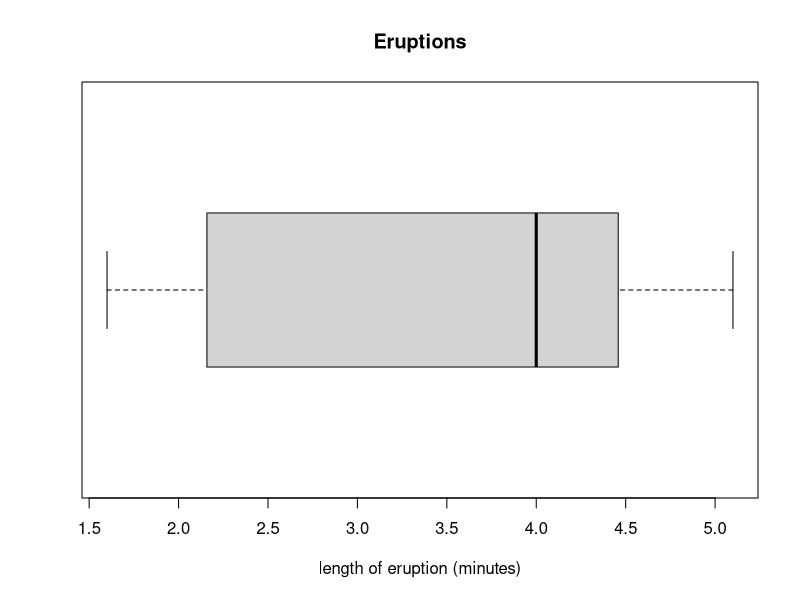
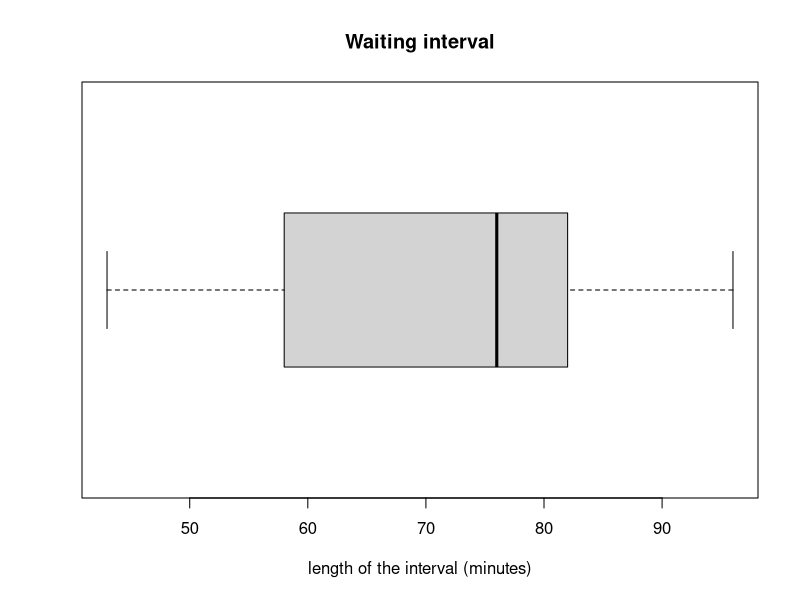
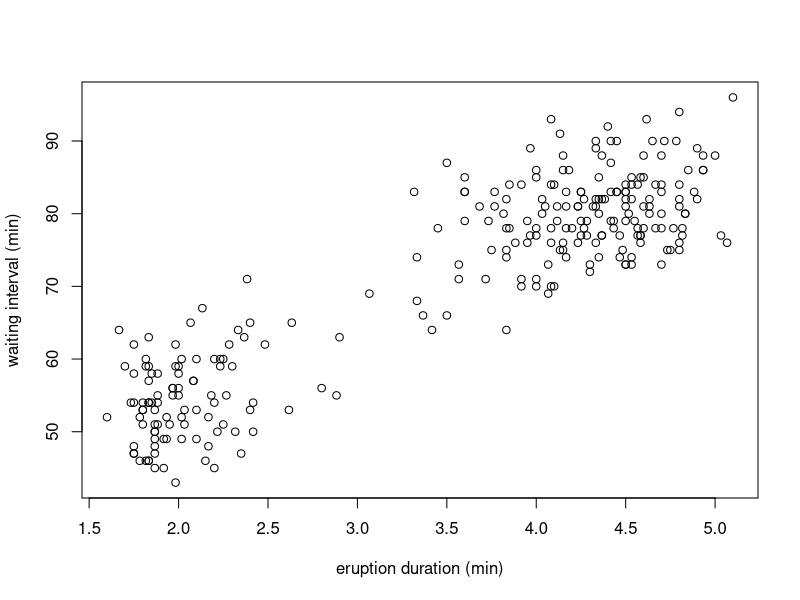

Recreate these plots in R, in order.
View(faithful)

boxplot(faithful$eruptions, 
        horizontal = TRUE, 
        main = 'Eruptions',
        xlab = 'length of eruption (minutes)')

boxplot(faithful$waiting, 
        horizontal = TRUE, 
        main = 'Waiting interval',
        xlab = 'length of the interval (minutes)')

mean(faithful$eruptions)
sd(faithful$eruptions)
summary(faithful$eruptions)

mean(faithful$waiting)
sd(faithful$waiting)
summary(faithful$waiting)

plot(faithful$eruptions, faithful$waiting,
     xlab='eruption duration (min)',
     ylab='waiting interval (min)')